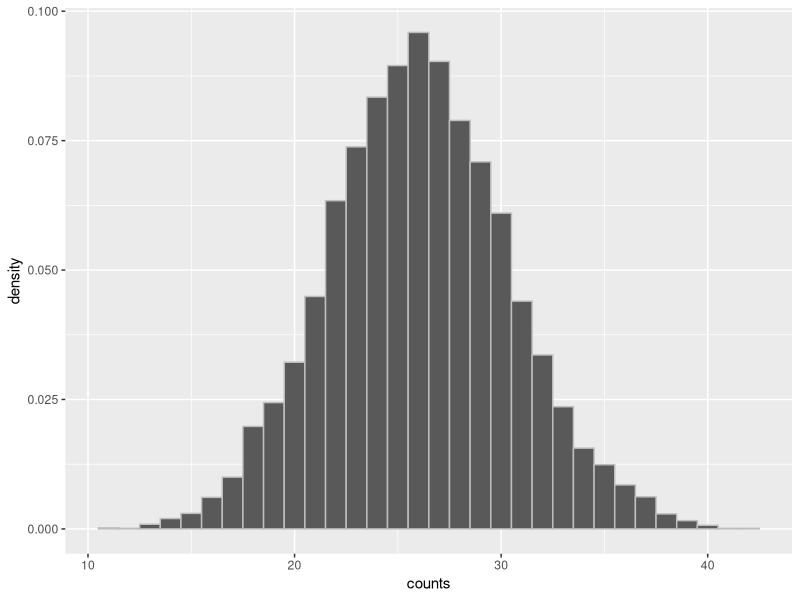
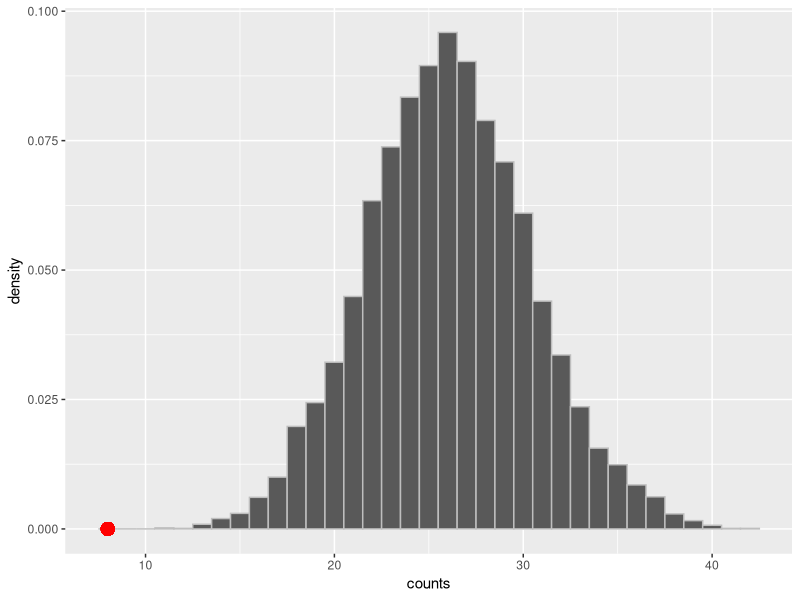
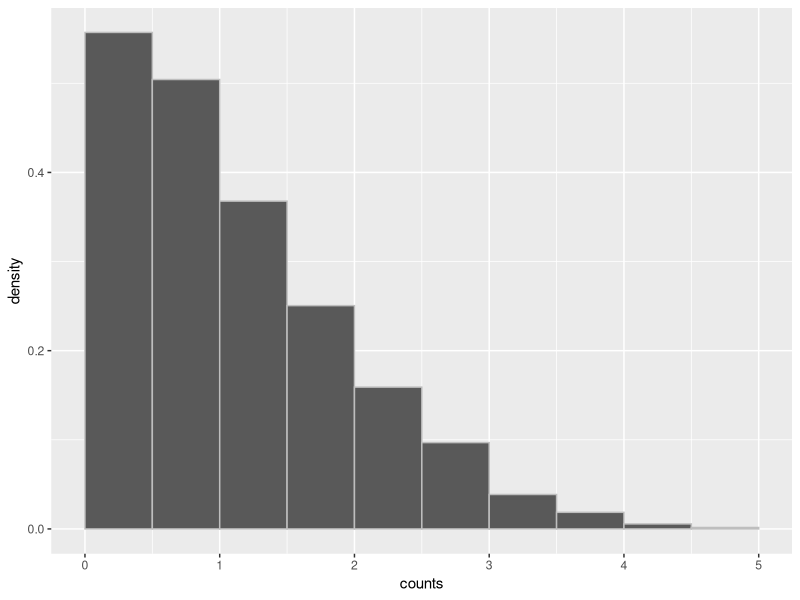
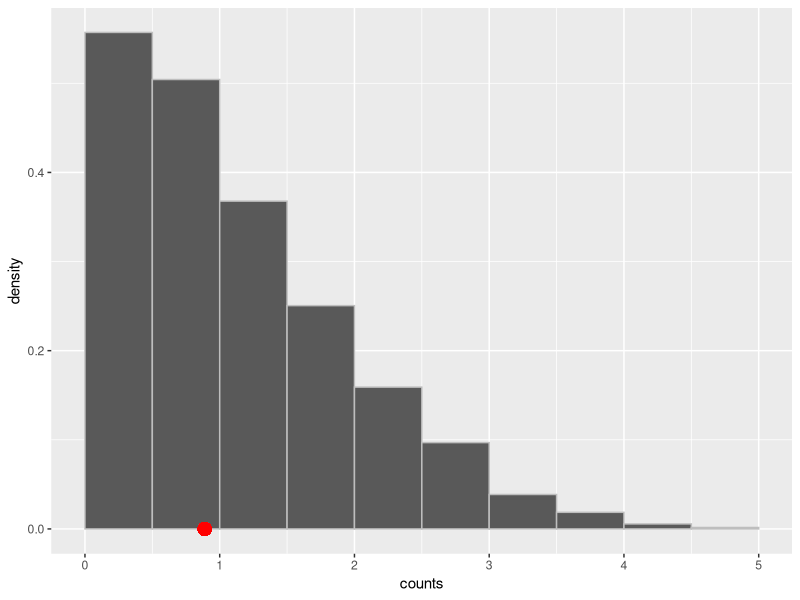
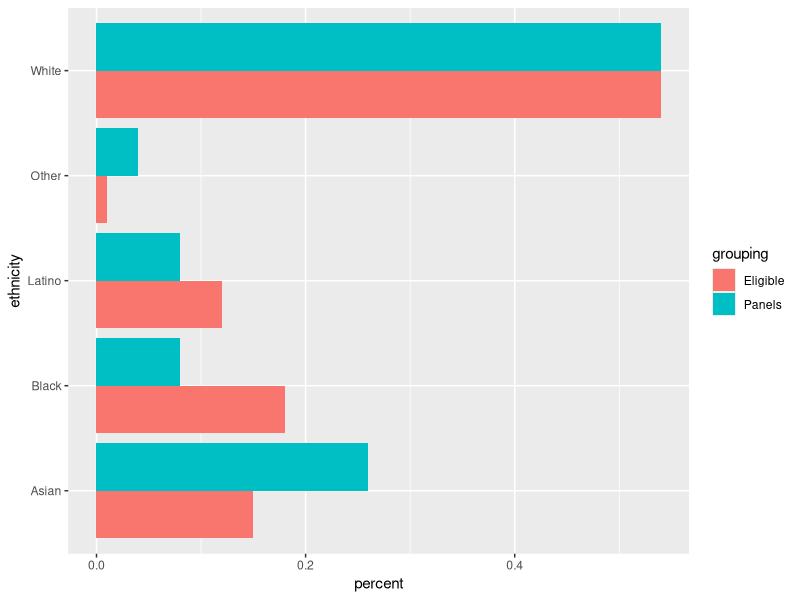
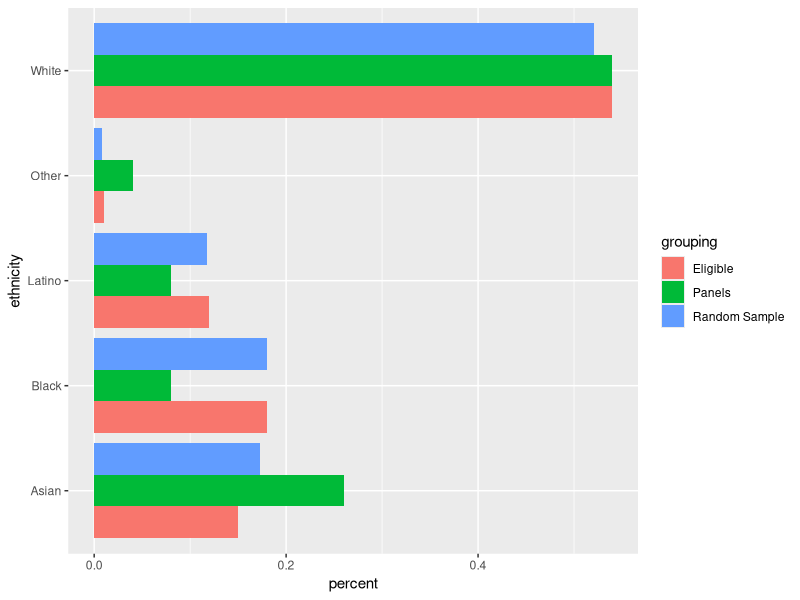
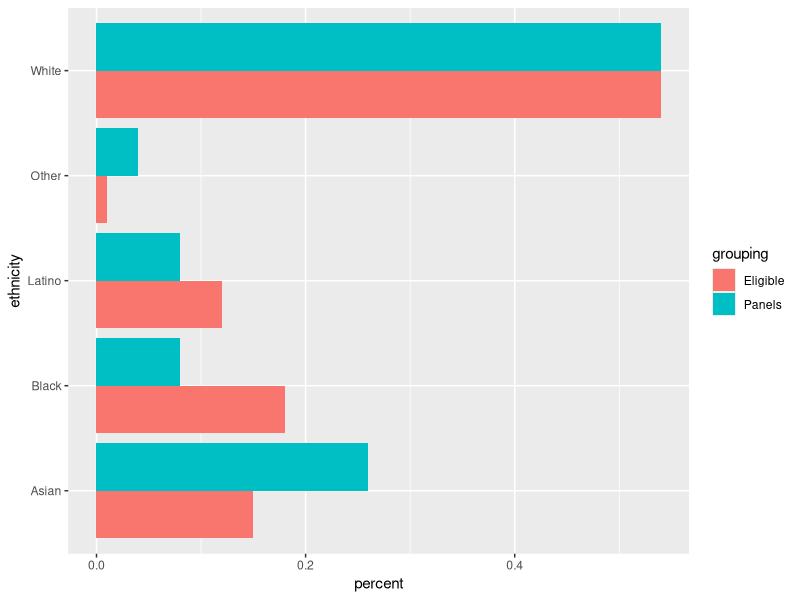
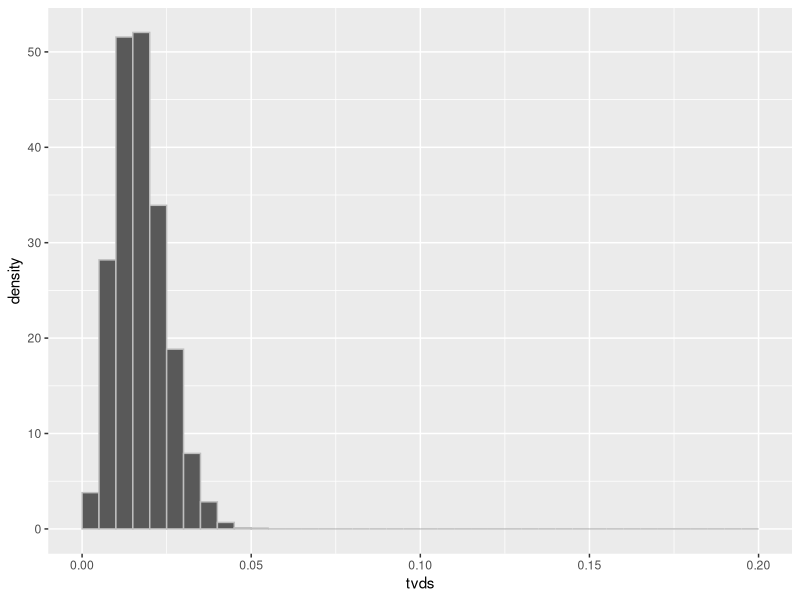

The R script that drew these images, in order:
## ---- chunk 1
library(tidyverse)
## ---- chunk 2
eligible_population <- c(0.26, 0.74)
rmultinom(n = 1, size = 100, prob = eligible_population)
## ---- chunk 3
one_simulated_count <- function(x) {
  eligible_population <- c(0.26, 0.74)
  sample <- rmultinom(n = 1, size = 100, prob = eligible_population)
  return(sample[1])
}
## ---- chunk 4
num_repetitions <- 10000
counts <- map_dbl(1:num_repetitions, one_simulated_count)
## ---- chunk 5
ggplot(tibble(counts)) +
  geom_histogram(aes(x = counts, y = ..density..), binwidth = 1, color = 'gray')
## ---- chunk 6
ggplot(tibble(counts)) +
  geom_histogram(aes(x = counts, y = ..density..), binwidth = 1, color = 'gray') +
  geom_point(aes(x=8, y=0), size = 4, color="red")
## ---- chunk 7
distance_from_75 <- function(p) {
  return(abs(100*p - 75))
}
## ---- chunk 8
model_proportions <- c(0.75, 0.25)
## ---- chunk 9
num_purple_in_sample <- rmultinom(n = 1, size = 929, prob = model_proportions)[1]
distance_from_75(num_purple_in_sample / 929)
## ---- chunk 10
one_simulated_distance <- function(x) {
  num_purple_in_sample <- rmultinom(n = 1, size = 929, prob = model_proportions)[1]
  return(distance_from_75(num_purple_in_sample / 929))
}
## ---- chunk 11
num_repetitions <- 10000
counts <- map_dbl(1:num_repetitions, one_simulated_distance)
## ---- chunk 12
ggplot(tibble(counts)) +
  geom_histogram(aes(x = counts, y = ..density..), color = 'gray', breaks = 0:10/2)
## ---- chunk 13
705 / 929
## ---- chunk 14
observed_statistic <- distance_from_75(705/929)
observed_statistic
## ---- chunk 15
ggplot(tibble(counts)) +
  geom_histogram(aes(x = counts, y = ..density..), color = 'gray', breaks = 0:10/2) +
  geom_point(aes(x=observed_statistic, y=0), size = 4, color="red")
## ---- chunk 16
library(tidyverse)
## ---- chunk 17
jury <- tribble(~ethnicity, ~eligible, ~panels, 
                 "Asian",     0.15,     0.26, 
                 "Black",     0.18,     0.08,
                 "Latino",    0.12,     0.08,
                 "White",     0.54,     0.54,
                 "Other",     0.01,     0.04
                )
jury
## ---- chunk 18
plotted_df <- tibble(ethnicity = rep(jury$ethnicity, 2),
                    percent = c(jury$eligible, jury$panels),
                    grouping = c(rep("Eligible", 5), rep("Panels", 5)))

jury_plot <- ggplot(plotted_df) + 
  geom_bar(aes(x = ethnicity, y = percent, fill = grouping), position="dodge", stat = "identity") +
  coord_flip()
jury_plot
## ---- chunk 19
eligible_population <- jury$eligible
sample_distribution <- rmultinom(n = 1, size = 1453, prob = eligible_population)
panels_and_sample <- jury %>%
  mutate(random_sample = sample_distribution / 1453)
panels_and_sample
## ---- chunk 20
plotted_df <- tibble(ethnicity = rep(panels_and_sample$ethnicity, 3),
                    percent = c(panels_and_sample$eligible, 
                                panels_and_sample$panels, 
                                panels_and_sample$random_sample),
                    grouping = c(rep("Eligible", 5), rep("Panels", 5), rep("Random Sample", 5)))

jury_wth_random_plot <- ggplot(plotted_df) + 
  geom_bar(aes(x = ethnicity, y = percent, fill = grouping), position="dodge", stat = "identity") +
  coord_flip()
jury_wth_random_plot
## ---- chunk 21
jury_plot
## ---- chunk 22
jury_with_diffs <- jury %>%
  mutate(difference = panels - eligible)
jury_with_diffs
## ---- chunk 23
jury_with_diffs <- jury_with_diffs %>%
  mutate(abs_difference = abs(difference))
jury_with_diffs
## ---- chunk 24
sum(jury_with_diffs$abs_difference) / 2 
## ---- chunk 25
total_variation_distance <- function(distribution_1, distribution_2) {
  return(sum(abs(distribution_1 - distribution_2)) / 2)
}
## ---- chunk 26
total_variation_distance(jury$panels, jury$eligible)
## ---- chunk 27
sample_distribution <- rmultinom(n = 1, size = 1453, prob = eligible_population) / 1453
total_variation_distance(sample_distribution, eligible_population)
## ---- chunk 28
# Simulate one simulated value of 
# the total variation distance between
# the distribution of a sample selected at random
# and the distribution of the eligible population

one_simulated_tvd <- function(x) {
  sample_distribution <- rmultinom(n = 1, size = 1453, prob = eligible_population) / 1453
  return(total_variation_distance(sample_distribution, eligible_population))
}
## ---- chunk 29
num_repetitions <- 5000
tvds <- map_dbl(1:num_repetitions, one_simulated_tvd)
## ---- chunk 30
ggplot(tibble(tvds), aes(x = tvds, y = ..density..)) + 
  geom_histogram(breaks=seq(0, 0.2, 0.005), color = "gray")
